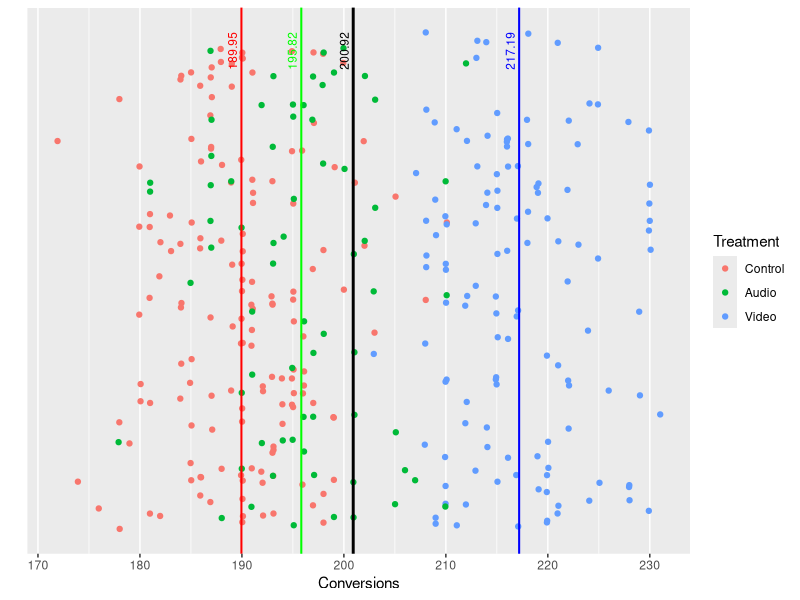

Write R code to recreate this figure.
## ---- chunk 1
#| code-fold: true
#| warning: false
#| message: false
library(knitr)
#library(kableExtra)
library(tidyverse)
library(palmerpenguins)

DataWeb=penguins |> 
       select(Conversions=flipper_length_mm, Treatment=species) |> 
       drop_na()
levels(DataWeb$Treatment)=c("Control", "Audio", "Video")
## ---- chunk 2
#| code-fold: true
#| label: tbl-firstsix
#| tbl-cap: "First Six Observations from the Dataset"
#| warning: false
#| message: false
set.seed(123)
knitr::kable(sample_n(DataWeb,6)) 
## ---- chunk 3
#| code-fold: true
#| warning: false
#| message: false
#| label: tbl-means
#| tbl-cap: "Overall Mean and Means  of the Treatments"

GrandMean  = mean(DataWeb$Conversions)

# Conditional Means by Treatment
MeansByTreatment <- DataWeb %>% 
  group_by(Treatment) %>%
  summarise(Mean = mean(Conversions), N=n())|> 
  bind_rows(tibble(
    Treatment = "Overall",
    Mean = GrandMean,
    N = 342
  ))
N=342
# View results
knitr::kable(MeansByTreatment)
# |> 
#    kable_styling(full_width = FALSE, position = "center")%>%    scroll_box(width = "400px")
## ---- chunk 4
#| code-fold: true 
#| warning: false 
#| message: false
#| label: fig-treatmentmeans
#| fig-cap: "Treatment Means and Grand Means with Data Distribution"

ggplot(DataWeb, aes(y=0, x = Conversions, color = Treatment)) +
  geom_jitter(width = 0.1) +
  geom_vline(xintercept = MeansByTreatment[[1,2]], color = "red",linewidth=0.7) +
  geom_vline(xintercept = MeansByTreatment[[2,2]], color = "green",linewidth=0.7) +
  geom_vline(xintercept = MeansByTreatment[[3,2]], color = "blue",linewidth=0.7) +
  geom_vline(xintercept = mean(DataWeb$Conversions), color = "black",linewidth=1)+
  labs(y = "") +              # Set y-axis title
  scale_y_continuous(breaks = NULL)+ 
  annotate("text", x = MeansByTreatment[[1,2]], y = 0.37, 
    label = round(MeansByTreatment[[1,2]],2), color = "red", angle = 90, 
    vjust = -0.5, size = 3)+ 
  annotate("text", x = MeansByTreatment[[2,2]], y = 0.37, 
    label = round(MeansByTreatment[[2,2]],2), color = "green", angle = 90, 
    vjust = -0.5, size = 3) +
  annotate("text", x = MeansByTreatment[[3,2]], y = 0.37, 
    label = round(MeansByTreatment[[3,2]],2), color = "blue", angle = 90, 
    vjust = -0.5, size = 3) +
  annotate("text", x = mean(DataWeb$Conversions), y = 0.37, 
    label = round(mean(DataWeb$Conversions),2), color = "black", angle = 90, vjust = -0.5, size = 3) 
## ---- chunk 5
#| code-fold: true
#| warning: false
#| message: false
#| label: tbl-LM
#| tbl-cap: "Output from the Linear Regression"
ModelLM = lm(Conversions ~ Treatment, data = DataWeb)

TableLM=summary(ModelLM) |> 
broom::tidy() 
knitr::kable(TableLM) 
## ---- chunk 6
ModelAnova=anova(ModelLM)
## ---- chunk 7
#| code-fold: true
#| warning: false
#| message: false
#| label: tbl-ANOVA
#| tbl-cap: "Ammended anova() Output"
ModelAnovaRestr=anova(lm(Conversions~1, data=DataWeb))

FancyOutput=rbind(broom::tidy(ModelAnovaRestr), 
                  broom::tidy(ModelAnova)) |> 
                  select(-p.value)
FancyOutput[1,1]="Intercept (ModelRestr)"
FancyOutput[3,1]="Residuals (ModelFull)"
colnames(FancyOutput)=c("Term","df", "SSE","MeanSq","F-Value")
knitr::kable(FancyOutput) 
## ---- chunk 8
PValue=pf(594.8, df1 = 2, df2 = 339, lower.tail = FALSE)
## ---- chunk 9
#| code-fold: true 
#| warning: false
#| message: false

cat("The probability to get such an high F-Value, \nif the Hyppothesis 0 were true,
is (in scientific notation):\n", PValue)

cat("The probability to get such an high F-Value, \nif the Hyppothesis 0 were true,
is (written out):\n", format(PValue, scientific = FALSE))

